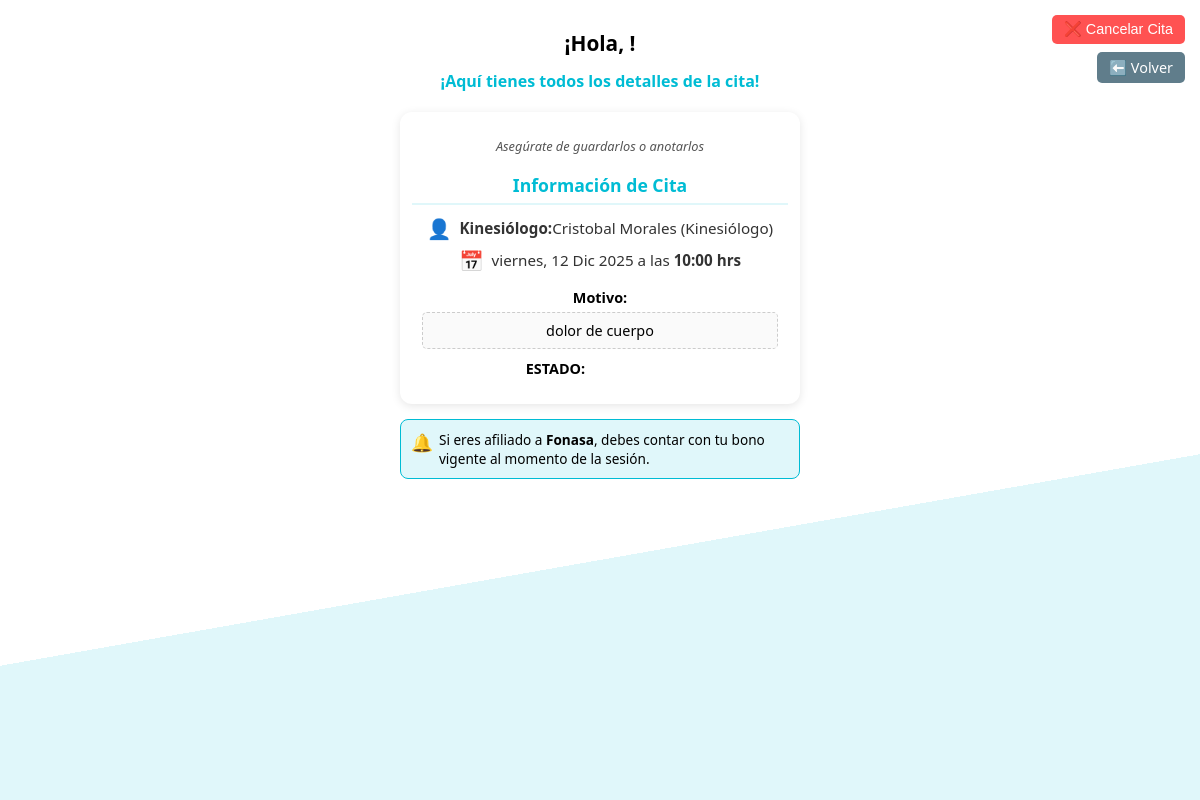
Page /citas/detalle/10/ (signed in) on the committed database.
### citas/models.py (models this page shows, shortened)
class Cita(models.Model):
    kinesiologo = models.ForeignKey(Kinesiologo, on_delete=models.PROTECT, related_name='citas_atendidas')
    paciente = models.ForeignKey(Paciente, on_delete=models.PROTECT, related_name='citas_solicitadas')
    fecha_hora_inicio = models.DateTimeField()
    duracion_minutos = models.PositiveSmallIntegerField(default=60)
    motivo = models.TextField(blank=True, null=True)
    estado = models.CharField(
        max_length=15, # Aumentar max_length para acomodar 'PENDIENTE' y 'CONFIRMADA'
        choices=ESTADOS_CITA,
        default=CITA_PENDIENTE
    )
    fecha_creacion = models.DateTimeField(auto_now_add=True)
    class Meta:
        unique_together = ('kinesiologo', 'fecha_hora_inicio')
        ordering = ['fecha_hora_inicio']
        verbose_name = "Cita"
        verbose_name_plural = "Citas"

### usuarios/models.py (models this page shows, shortened)
class Kinesiologo(models.Model):
    perfil = models.OneToOneField(Perfil, on_delete=models.CASCADE)
    especialidad = models.CharField(max_length=100)
    licencia = models.CharField(max_length=50, unique=True)

class Perfil(models.Model):
    user = models.OneToOneField(User, on_delete=models.CASCADE)
    nombre = models.CharField(max_length=100)
    apellido = models.CharField(max_length=100)
    rol = models.PositiveSmallIntegerField(choices=ROLES_CHOICES, default=PACIENTE)
    telefono = models.CharField(max_length=15, blank=True, null=True)
    direccion = models.CharField(max_length=255, blank=True, null=True)

### citas/views.py (the view)
# urls.py: path('detalle/<int:pk>/', views.detalle_cita, name='detalle_cita'),
def detalle_cita(request, pk):
    cita = get_object_or_404(Cita, pk=pk)
    if not request.user.is_superuser and cita.paciente.perfil.user != request.user:
          messages.error(request, "Acceso denegado: Esta no es su cita.")
          return redirect(reverse('citas:agenda'))
    return render(request, 'detalle.html', {'cita': cita})

### templates/detalle.html (shortened to what this page needs)
<!DOCTYPE html>
<html>
<head>
</head>
<body>
    <div class="background-curve"></div>
    <div class="button-container">
        {% if cita.paciente.perfil.user == user or user.is_superuser %}
            <form method="POST" action="{% url 'citas:cancelar_cita_paciente' pk=cita.pk %}" style="margin-bottom: 0;">
                {% csrf_token %} <button type="submit"
                        class="cancel-btn"
                        onclick="return confirm('ATENCIÓN: ¿Estás seguro de cancelar la cita #{{ cita.pk }}? Esta acción liberará el cupo y es irreversible.');">
                    ❌ Cancelar Cita
                </button>
            </form>
        {% endif %}
        <a href="{% url 'citas:agenda' %}" class="volver-btn">
            ⬅️ Volver
        </a>
    </div>
    <div class="container">
        <h1 class="main-title" style="text-align: center; margin-bottom: 5px;">¡Hola, {{ cita.paciente.perfil.nombre }}!</h1>
        <h2 class="title-color sub-title" style="text-align: center;">¡Aquí tienes todos los detalles de la cita!</h2>
        <div class="info-box">
            <p style="font-style: italic; color: #555; margin-bottom: 8px; font-size: 0.8em;">Asegúrate de guardarlos o anotarlos</p>
            <h3 class="box-title" style="text-align: center;">
                Información de Cita
            </h3>
            <div class="icon-text">
                <span class="icon">👤</span>
                <span style="font-weight: bold;">Kinesiólogo:</span>
                {{ cita.kinesiologo.perfil.nombre }} {{ cita.kinesiologo.perfil.apellido }} (Kinesiólogo)
            </div>
            <div class="icon-text">
                <span class="icon">📅</span>
                {{ cita.fecha_hora_inicio|date:"l, d M Y" }}&nbsp;a&nbsp;las&nbsp;
                <span style="font-size: 1em; font-weight: bold;">{{ cita.fecha_hora_inicio|time:"H:i" }} hrs</span>
            </div>
            <div style="margin-top: 10px;">
                <p style="font-weight: bold; margin-bottom: 3px; font-size: 0.9em;">Motivo:</p>
                <p class="motivo-box">
                    {{ cita.motivo|default:"No especificado." }}
                </p>
            </div>
            <p style="font-size: 0.9em; font-weight: bold; margin-top: 10px;">
                ESTADO:
                <span class="status-badge
                ">
                </span>
            </p>
        </div>
        <div class="notice-box">
            <span class="notice-icon">🔔</span>
            <p style="margin: 0; font-size: 0.85em;">
                Si eres afiliado a <strong>Fonasa</strong>, debes contar con tu bono vigente al momento de la sesión.
            </p>
        </div>
    </div>
</body>
</html>

### templates/detalle.html (style rules this page uses)
body { background-color: white; margin: 0; padding: 0; font-family: 'Segoe UI', Tahoma, Geneva, Verdana, sans-serif; min-height: 100vh; position: relative; }
.background-curve { position: absolute; bottom: 0; left: 0; width: 100%; height: 60vh; background: linear-gradient(170deg, transparent 50%, #e0f7fa 50%); z-index: -1; }
.container { max-width: 400px; margin: 0 auto; padding: 15px 10px; position: relative; }
.button-container { position: fixed; top: 15px; right: 15px; z-index: 9999; display: flex; flex-direction: column; align-items: flex-end; }
.cancel-btn { padding: 6px 12px; font-size: 0.9em; background-color: #ff5252; color: white; border: none; border-radius: 5px; cursor: pointer; margin-bottom: 8px; }
.volver-btn { display: block; text-align: center; padding: 6px 12px; font-size: 0.9em; background-color: #607d8b; color: white; text-decoration: none; border-radius: 5px; }
.status-badge { padding: 3px 6px; border-radius: 4px; color: white; font-size: 0.85em; }
.info-box { background-color: white; border-radius: 12px; padding: 12px; box-shadow: 0 2px 10px rgba(0, 0, 0, 0.1); text-align: center; margin-top: 20px; }
.icon-text { display: flex; align-items: center; justify-content: center; margin-bottom: 5px; font-size: 0.95em; color: #333; }
.icon { margin-right: 8px; font-size: 1.3em; color: #00bcd4; }
.notice-box { margin-top: 15px; padding: 10px; border: 1px solid #00bcd4; background-color: #e0f7fa; border-radius: 8px; text-align: left; display: flex; align-items: flex-start; }
.notice-icon { margin-right: 6px; font-size: 1.1em; color: #00bcd4; }
.title-color { color: #00bcd4; }
.main-title { font-size: 1.3em; margin-bottom: 5px; }
.sub-title { font-size: 1em; }
.box-title { color: #00bcd4; border-bottom: 2px solid #e0f7fa; padding-bottom: 6px; margin-bottom: 10px; font-size: 1.1em; }
.motivo-box { border: 1px dashed #ccc; padding: 8px; background-color: #fafafa; border-radius: 5px; max-width: 90%; margin: 5px auto; font-size: 0.9em; }

### rows in the picture
Cita: kinesiologo.perfil.nombre "Cristobal", kinesiologo.perfil.apellido "Morales", fecha_hora_inicio "viernes, 12 Dic 2025", fecha_hora_inicio "10:00", motivo "dolor de cuerpo"
